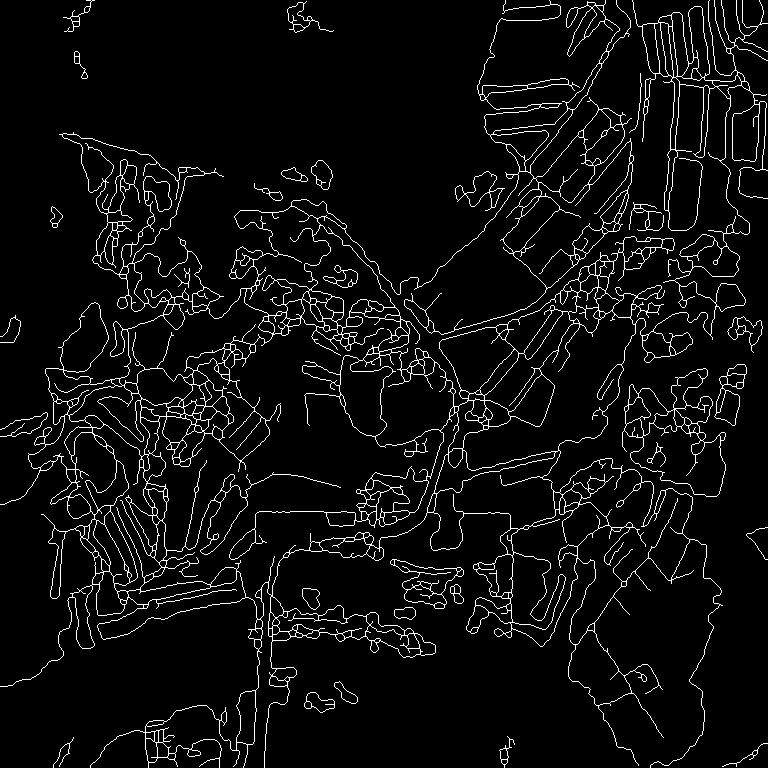
#> input picture road_skel_with_major.png, 768 x 768 px
$ python -i 05_extract_roads_from_google.py   (imports and definitions only)
#> lines starting #> are read from the running program, lines starting #| are printed output that depends on the picture; after the words box and inside, x2 and y2 are one past the last pixel; in counts of white or black regions, pixels touching at a corner belong together
#> further down, picture is the input picture: shape (768, 768, 3); 5.3% white in thin lines or dots
#!/usr/bin/env python
"""
Google 航空写真から道路スケルトンを抽出し、
PostGIS (road_links) に LineString としてインポートするスクリプト。

想定テーブル:
  road_links(
      link_id SERIAL PRIMARY KEY,
      geom        geometry(LineString, 4326),
      width_m     REAL,
      slope_deg   REAL,
      curvature   REAL,
      visibility  REAL,
      ground_condition INTEGER,
      danger_score REAL,
      source      TEXT,
      metadata    JSONB
  )

使い方の例:

  python 05_extract_roads_from_google.py \
    --image-path data/tsuji_google.png \
    --min-lat 33.14664436214888 \
    --max-lat 33.14870825466783 \
    --min-lon 131.51944979962673 \
    --max-lon 131.52423850947574 \
    --db-url "postgresql://nodo:nodo_password@localhost:5432/nodo" \
    --source-label "google_skeleton" \
    --min-pixels 50 \
    --dry-run
"""

import argparse
import json
from typing import List, Tuple, Dict, Set

import cv2
import numpy as np
import psycopg2
from skimage.morphology import skeletonize  # ★ scikit-image


# --------------------
#  引数
# --------------------

# [45 lines left out: functions parse_args, pixel_to_latlon, not called in this run]


# --------------------
#  2値化
# --------------------

def preprocess_for_roads(img_bgr: np.ndarray) -> np.ndarray:
    """
    Google 航空写真を道路抽出しやすいモノクロ画像に変換して 0/255 の2値画像を返す。
    道路は明るく、背景(田畑等)は暗くなるように補正。
    """
    # コントラスト少しアップ
    img = cv2.convertScaleAbs(img_bgr, alpha=1.2, beta=10)
#> img: shape (768, 768, 3); values 10 (black) and 255 (white), 5.3% white in thin lines or dots

    gray = cv2.cvtColor(img, cv2.COLOR_BGR2GRAY)

    # 局所コントラスト
    clahe = cv2.createCLAHE(clipLimit=2.0, tileGridSize=(8, 8))
    gray = clahe.apply(gray)
#> gray: shape (768, 768); values 13 (black) and 255 (white), 5.3% white in thin lines or dots

    # ノイズ低減
    gray = cv2.GaussianBlur(gray, (5, 5), 0)
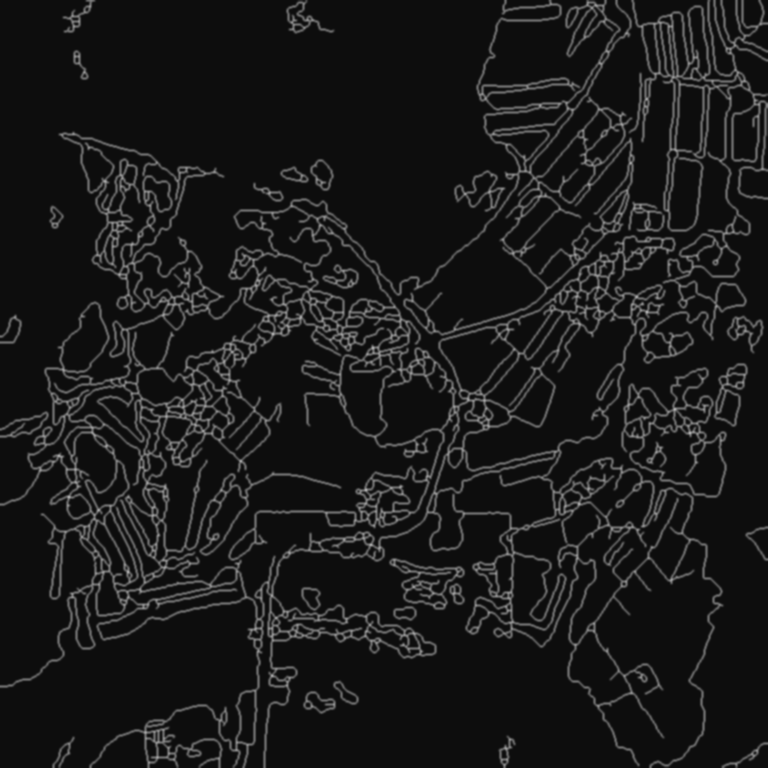
#> gray: shape (768, 768); min 13, max 174, mean 25.8

    # Otsu しきい値で道路を白に
    _, th = cv2.threshold(gray, 0, 255, cv2.THRESH_BINARY + cv2.THRESH_OTSU)
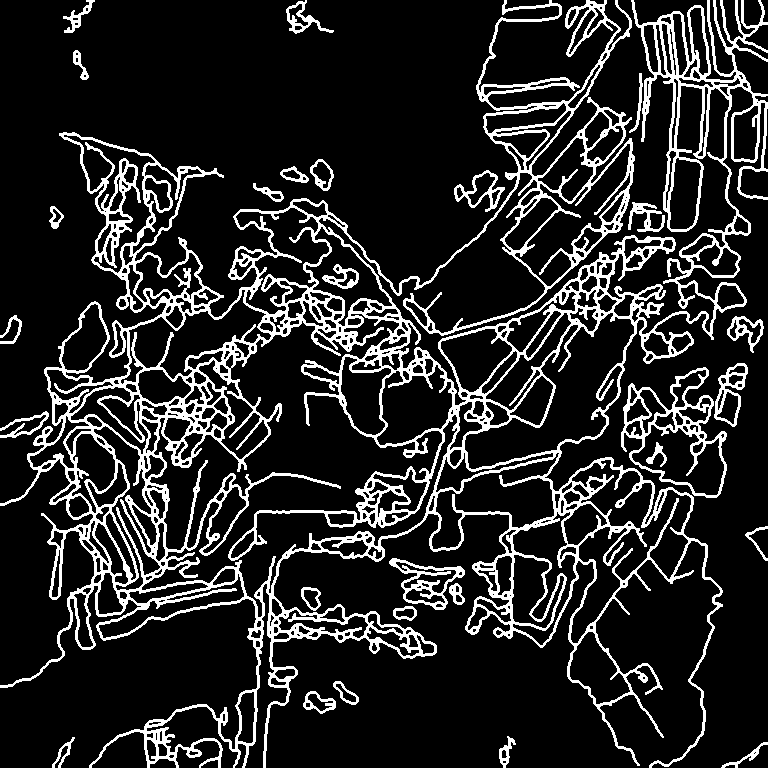
#> th: shape (768, 768); 15.4% white; 28 white regions, largest, box (x1, y1, x2, y2) and area: (0, 0, 768, 768) 80199, (621, 367, 727, 498) 2751, (389, 558, 465, 610) 1132

    # 穴埋め＆平滑化
    kernel = np.ones((5, 5), np.uint8)
    th = cv2.morphologyEx(th, cv2.MORPH_CLOSE, kernel, iterations=2)
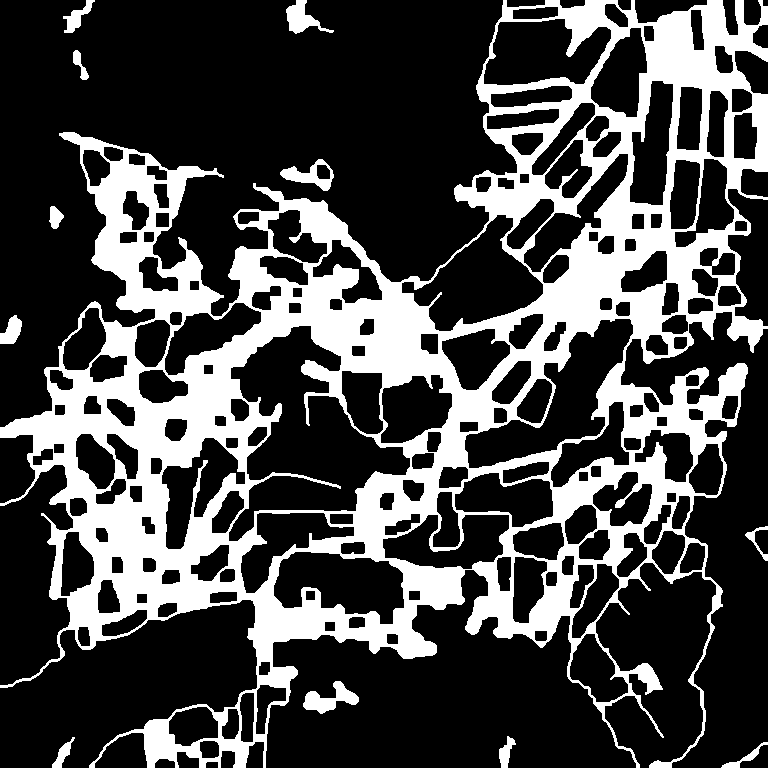
#> th: shape (768, 768); 28.3% white; 12 white regions, largest, box (x1, y1, x2, y2) and area: (0, 0, 768, 768) 162198, (303, 681, 359, 714) 839, (286, 0, 334, 34) 699

    return th


# --------------------
#  スケルトン化 (scikit-image)
# --------------------

# [10 lines left out: function skeletonize_fast, not called in this run]


# --------------------
#  スケルトン → ポリライン化
# --------------------

NEIGHBORS_8 = [
    (-1, -1), (0, -1), (1, -1),
    (-1, 0),           (1, 0),
    (-1, 1),  (0, 1),  (1, 1),
]


# [284 lines left out: functions skeleton_to_graph, extract_polylines, insert_polylines_to_db, main, not called in this run]


# [2 lines not run here, left out]

>>> import cv2
>>> picture = cv2.imread('road_skel_with_major.png')
>>> result = preprocess_for_roads(picture)
